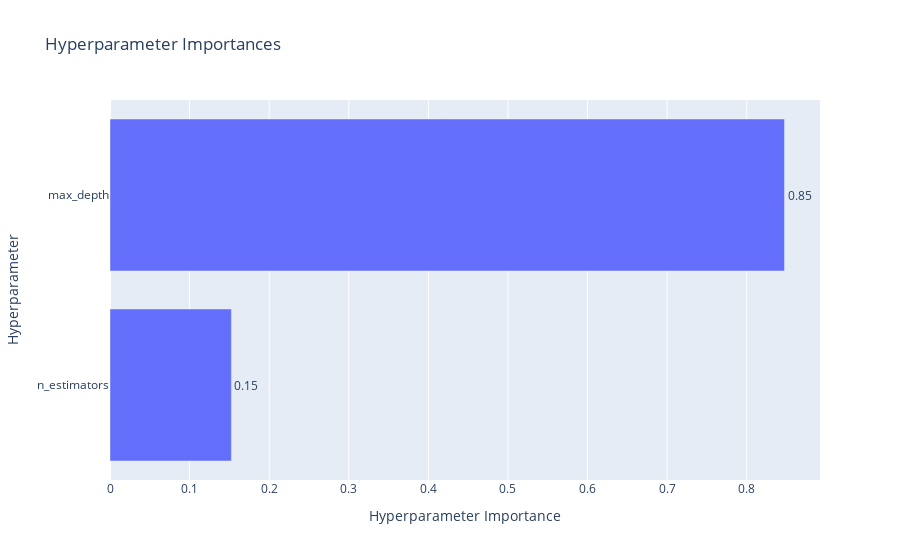

This figure's notebook cell:
### Code cell
# 5. Hyperparameter Importance
plot_param_importances(study).show()

### Figure 1 — Plotly figure (JSON) as saved in the notebook; plotly's stock layout.template omitted (floating-point values rounded to 4 significant figures)
{"data": [{"cliponaxis": false, "hovertemplate": ["n_estimators (IntDistribution): 0.15255464925156764<extra></extra>", "max_depth (IntDistribution): 0.8474453507484323<extra></extra>"], "name": "Objective Value", "orientation": "h", "text": ["0.15", "0.85"], "textposition": "outside", "type": "bar", "x": [0.1526, 0.8474], "y": ["n_estimators", "max_depth"]}], "layout": {"title": {"text": "Hyperparameter Importances"}, "xaxis": {"title": {"text": "Hyperparameter Importance"}}, "yaxis": {"title": {"text": "Hyperparameter"}}}}
